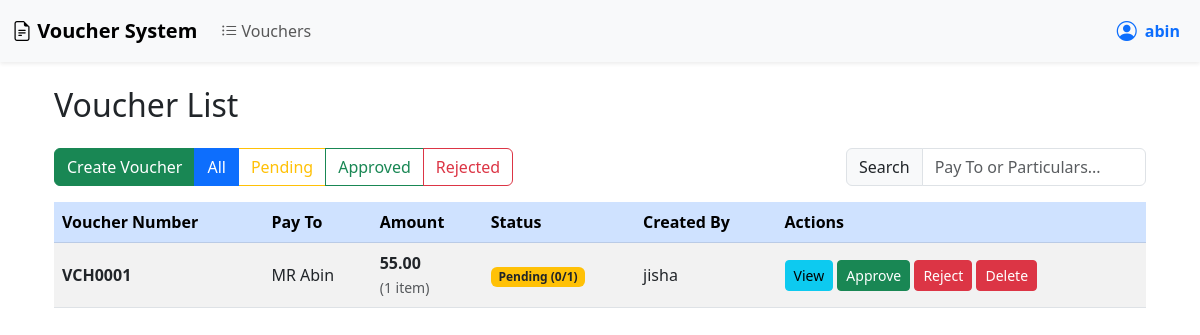
/vouchers/ (signed in), run on the app's committed database.
### vouchers/models.py (models this page shows, shortened)
class Voucher(models.Model):
    PAYMENT_TYPES = (
        ('CASH', 'Cash'),
        ('CHEQUE', 'Cheque'),
        ('PETTY_CASH', 'Petty Cash'),
    )
    voucher_number = models.CharField(max_length=20, unique=True, blank=True)
    voucher_date = models.DateField()
    payment_type = models.CharField(max_length=20, choices=PAYMENT_TYPES)
    name_title = models.CharField(max_length=5, choices=[('MR', 'Mr.'), ('MRS', 'Mrs.'), ('MS', 'Ms.')])
    pay_to = models.CharField(max_length=200)
    attachment = models.FileField(upload_to='vouchers/attachments/', null=True, blank=True)
    cheque_number = models.CharField(
        max_length=20,
        blank=True,
        null=True,
        help_text="Required only for Cheque payments"
    )
    created_by = models.ForeignKey(User, on_delete=models.CASCADE, related_name='vouchers')
    created_at = models.DateTimeField(auto_now_add=True)
    status = models.CharField(
        max_length=10,
        choices=[('PENDING', 'Pending'), ('APPROVED', 'Approved'), ('REJECTED', 'Rejected')],
        default='PENDING'
    )
    @property
    def required_approvers(self):
        active_des_ids = ActiveApprovalDesignation.objects.filter(
            is_active=True
        ).values_list('designation__id', flat=True)
        return [
            profile.user.username for profile in UserProfile.objects.filter(
                user__groups__name='Admin Staff',
                designation__id__in=active_des_ids
            ).select_related('user').distinct()
        ]

class UserProfile(models.Model):
    user = models.OneToOneField(User, on_delete=models.CASCADE)
    designation = models.ForeignKey(Designation, on_delete=models.SET_NULL, null=True, blank=True)

### vouchers/views.py (the view)
# urls.py: path('vouchers/', VoucherListView.as_view(), name='voucher_list'),
class VoucherListView(LoginRequiredMixin, ListView):
    model = Voucher
    template_name = 'vouchers/voucher_list.html'
    context_object_name = 'vouchers'
    paginate_by = 10
    def get_queryset(self):
        qs = super().get_queryset().select_related('created_by')
        qs = qs.prefetch_related(
            'particulars',
            'approvals',
            'approvals__approver',
        )
        if not self.request.user.is_superuser:
            if self.request.user.groups.filter(name='Accountants').exists():
                qs = qs.filter(created_by=self.request.user)
        return qs.annotate(
            approved_count=Count(
                Case(When(approvals__status='APPROVED', then=1)),
                output_field=IntegerField()
            ),
            rejected_count=Count(
                Case(When(approvals__status='REJECTED', then=1)),
                output_field=IntegerField()
            )
        )
    def get_context_data(self, **kwargs):
        context = super().get_context_data(**kwargs)
        user = self.request.user
        context['is_accountant'] = user.is_authenticated and user.groups.filter(name='Accountants').exists()
        context['is_admin_staff'] = user.is_authenticated and (user.groups.filter(name='Admin Staff').exists() or user.is_superuser)
        context['designations'] = Designation.objects.all()
        for voucher in context['vouchers']:
            try:
                voucher.user_approval = voucher.approvals.get(approver=user)
            except VoucherApproval.DoesNotExist:
                voucher.user_approval = None
            required = set(voucher.required_approvers)
            approved = set(voucher.approvals.filter(status='APPROVED').values_list('approver__username', flat=True))
            voucher.pending_approvers = [
                {'name': name, 'has_approved': name in approved}
                for name in required
            ]
        return context

### vouchers/templatetags/voucher_tags.py (called while the page is built)
@register.filter
def sum_particulars(queryset):
    return queryset.aggregate(total=Sum('amount'))['total'] or 0

@register.filter
def sub(a, b):
    try:
        return int(a) - int(b)
    except Exception:
        return 0

### vouchers/templates/vouchers/voucher_list.html (shortened to what this page needs)
{% extends 'base.html' %}
{% load static %}
{% load voucher_tags %}
{% block content %}
<div class="container mt-4">
    <h2 class="mb-4">Voucher List</h2>
    <div class="d-flex justify-content-between align-items-center mb-3 flex-wrap gap-2">
        <div class="btn-group" role="group">
            {% if is_accountant %}
            <button class="btn btn-success" data-bs-toggle="modal" data-bs-target="#createVoucherModal">
                Create Voucher
            </button>
            {% endif %}
            <button class="btn btn-outline-primary filter-btn active" data-status="">All</button>
            <button class="btn btn-outline-warning filter-btn" data-status="PENDING">Pending</button>
            <button class="btn btn-outline-success filter-btn" data-status="APPROVED">Approved</button>
            <button class="btn btn-outline-danger filter-btn" data-status="REJECTED">Rejected</button>
        </div>
        <div class="input-group" style="width: 300px;">
            <span class="input-group-text">Search</span>
            <input type="text" id="searchInput" class="form-control"
                   placeholder="Pay To or Particulars..." autocomplete="off">
        </div>
    </div>
    <div class="table-responsive">
        <table class="table table-striped table-hover align-middle" id="voucherTable">
            <thead class="table-primary">
                <tr>
                    <th>Voucher Number</th>
                    <th>Pay To</th>
                    <th>Amount</th>
                    <th>Status</th>
                    <th>Created By</th>
                    <th>Actions</th>
                </tr>
            </thead>
            <tbody>
                {% for voucher in vouchers %}
                <tr class="voucher-row"
                    data-voucher-id="{{ voucher.id }}"
                    data-status="{{ voucher.status }}"
                    data-pay-to="{{ voucher.pay_to|lower }}"
                    data-particulars="{% for p in voucher.particulars.all %}{{ p.description|lower }}{% if not forloop.last %} {% endif %}{% endfor %}">
                    <td><strong>{{ voucher.voucher_number }}</strong></td>
                    <td>{{ voucher.name_title }} {{ voucher.pay_to }}</td>
                    <td>
                        {% if voucher.particulars.exists %}
                            <strong>{{ voucher.particulars.all|sum_particulars|floatformat:2 }}</strong><br>
                            <small class="text-muted">
                                ({{ voucher.particulars.all|length }} item{{ voucher.particulars.all|length|pluralize }})
                            </small>
                        {% else %}
                            <em class="text-muted">No particulars</em>
                        {% endif %}
                    </td>
                    <td class="status-cell">
                        <a href="#" class="status-link"
                           data-bs-toggle="modal"
                           data-bs-target="#approvalModal{{ voucher.id }}">
                            {% if voucher.status == 'PENDING' %}
                                <span class="badge bg-warning text-dark">
                                    Pending ({{ voucher.approved_count|default:0 }}/{{ voucher.required_approvers|length }})
                                </span>
                            {% elif voucher.status == 'APPROVED' %}
                                <span class="badge bg-success">Approved</span>
                            {% elif voucher.status == 'REJECTED' %}
                                <span class="badge bg-danger">Rejected</span>
                            {% endif %}
                        </a>
                    </td>
                    <td>{{ voucher.created_by.username }}</td>
                    <td class="action-cell">
                        <a href="{% url 'voucher_detail' voucher.id %}"
                           class="btn btn-info btn-sm">View</a>
                        {% if is_admin_staff and voucher.status == 'PENDING' %}
                            {% if voucher.user_approval %}
                                {% if voucher.user_approval.status == 'APPROVED' %}
                                    <span class="badge bg-success">Approved</span>
                                {% else %}
                                    <span class="badge bg-danger">Rejected</span>
                                {% endif %}
                            {% else %}
                                <button class="btn btn-success btn-sm approve-btn"
                                        data-id="{{ voucher.id }}" data-status="APPROVED">Approve</button>
                                <button class="btn btn-danger btn-sm approve-btn"
                                        data-id="{{ voucher.id }}" data-status="REJECTED">Reject</button>
                            {% endif %}
                        {% endif %}
                        {% if user.is_superuser %}
                        <button class="btn btn-danger btn-sm delete-voucher-btn"
                                data-id="{{ voucher.id }}"
                                data-number="{{ voucher.voucher_number }}">
                            Delete
                        </button>
                        {% endif %}
                    </td>
                </tr>
                {% empty %}
                <tr><td colspan="6" class="text-center text-muted py-4">No vouchers found.</td></tr>
                {% endfor %}
            </tbody>
        </table>
    </div>
</div>
{% endblock %}

### vouchers/templates/base.html (shortened to what this page needs)
{% load static %}
<!DOCTYPE html>
<html lang="en">
<head>
    <link href="https://cdn.jsdelivr.net/npm/bootstrap@5.3.0/dist/css/bootstrap.min.css" rel="stylesheet">
    <link rel="stylesheet" href="https://cdn.jsdelivr.net/npm/bootstrap-icons@1.11/font/bootstrap-icons.css">
</head>
<body>
    <nav class="navbar navbar-expand-lg navbar-light bg-light shadow-sm">
        <div class="container-fluid">
            <a class="navbar-brand fw-bold" href="{% url 'home' %}">
                <i class="bi bi-file-earmark-text"></i> Voucher System
            </a>
            <div class="collapse navbar-collapse" id="navbarContent">
                <ul class="navbar-nav me-auto">
                    <li class="nav-item">
                        <a class="nav-link" href="{% url 'voucher_list' %}">
                            <i class="bi bi-list-ul"></i> Vouchers
                        </a>
                    </li>
                </ul>
                <ul class="navbar-nav ms-auto align-items-center">
                    {% if user.is_authenticated %}
                        <li class="nav-item dropdown">
                            <a class="nav-link dropdown-toggle text-primary fw-bold d-flex align-items-center gap-2"
                               href="#" role="button" data-bs-toggle="dropdown" style="text-decoration: none;">
                                <i class="bi bi-person-circle fs-5"></i>
                                <span>{{ user.username }}</span>
                            </a>
                        </li>
                    {% else %}
                        <li class="nav-item">
                            <a class="nav-link" href="{% url 'login' %}">
                                <i class="bi bi-box-arrow-in-right"></i> Login
                            </a>
                        </li>
                    {% endif %}
                </ul>
            </div>
        </div>
    </nav>
    <div class="container mt-4">
        {% block content %}{% endblock %}
    </div>
</body>
</html>

### vouchers/templates/base.html (style rules this page uses)
.navbar .dropdown-toggle::after { display: none; }

### data on the page
Voucher: voucher_number "VCH0001", name_title "MR", pay_to "Abin", particulars.all|sum_particulars "55.00", particulars.all|length "1", approved_count "0", required_approvers|length "1", created_by.username "jisha"

### other printed values
{{ user.username }} "abin"
